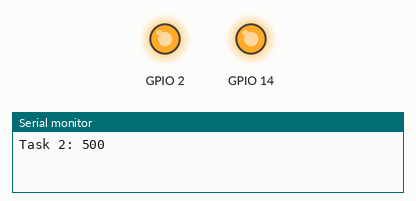
Simulated run of this program. Board: ESP32. On the bench: output pins drawn as LEDs (lit = HIGH), the last lines printed to the serial monitor.

Above: at 1.0 s.
At 3.0 s:
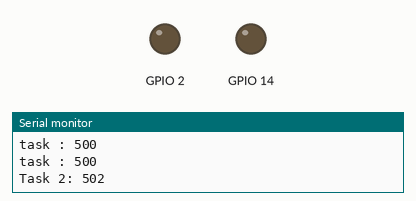
Timing chart, 0 to 5.2 s (numbered marks = the images above):
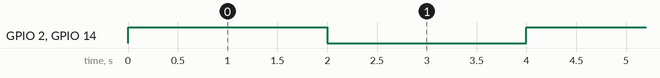

The program:

main.cpp
```cpp
/*
Exemplo para verificação do consumo de memória pela tarefa - High Water Mark
*/

/*Biblioteca do Arduino*/
#include <Arduino.h>

/*Bibliotecas FreeRTOS*/
#include "freertos/FreeRTOS.h"
#include "freertos/task.h"

/*mapeamento de pinos*/
#define LED1 2
#define LED2 14

/*Variáveis para armazenamento do handle das tasks*/
TaskHandle_t task1Handle = NULL;
TaskHandle_t task2Handle = NULL;
TaskHandle_t task3Handle = NULL;

/*protótipos das Tasks*/
void vTaskBlink(void *pvParameters);
void vTask2(void *pvParameters);

/*variaveis auxiliares*/
int valor = 500;

void setup() {
  Serial.begin(9600);

  xTaskCreatePinnedToCore(vTaskBlink,"TASK1",configMINIMAL_STACK_SIZE,(void*)LED1,1,&task1Handle,APP_CPU_NUM);
  xTaskCreatePinnedToCore(vTask2,"TASK2",configMINIMAL_STACK_SIZE+1024,(void*)valor,2,&task2Handle,PRO_CPU_NUM);
  xTaskCreatePinnedToCore(vTaskBlink,"TASK3",configMINIMAL_STACK_SIZE,(void*)LED2,1,&task3Handle,APP_CPU_NUM);
}

void loop() {
  vTaskDelay(1000);
}

void vTaskBlink(void *pvParameters)
{
  UBaseType_t uxHighWaterMark;
  int pin = (int)pvParameters;
  pinMode(pin,OUTPUT);

  while (1)
  {
    digitalWrite(pin,!digitalRead(pin));
    vTaskDelay(pdMS_TO_TICKS(2000));

    uxHighWaterMark = uxTaskGetStackHighWaterMark(NULL);
    Serial.print(pcTaskGetName(NULL));
    Serial.print(" : ");
    Serial.println(uxHighWaterMark);

  }
}

void vTask2(void *pvParameters)
{
  UBaseType_t uxHighWaterMark;
  int cont = (int)pvParameters;
  while (1)
  {
    Serial.println("Task 2: " + String(cont++));
    vTaskDelay(pdMS_TO_TICKS(1000));
     uxHighWaterMark = uxTaskGetStackHighWaterMark(NULL);
     Serial.print(pcTaskGetName(NULL));
     Serial.print(" : ");
     Serial.println(uxHighWaterMark);
  }
}
```

Measured:
- by itself, GPIO 2, GPIO 14: alternates HIGH for 2.0 s and LOW for 2.0 s
- by itself, everything shown: repeats every 4.0 s, in 4 steps
